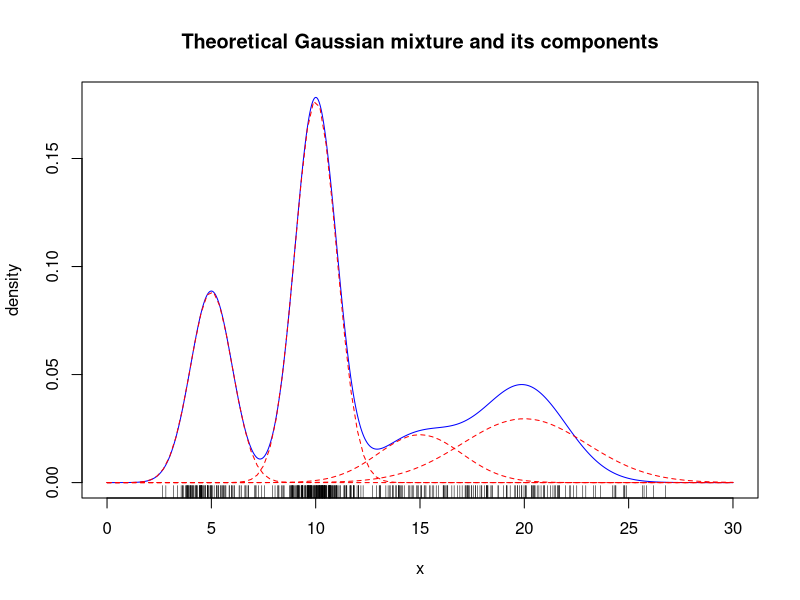
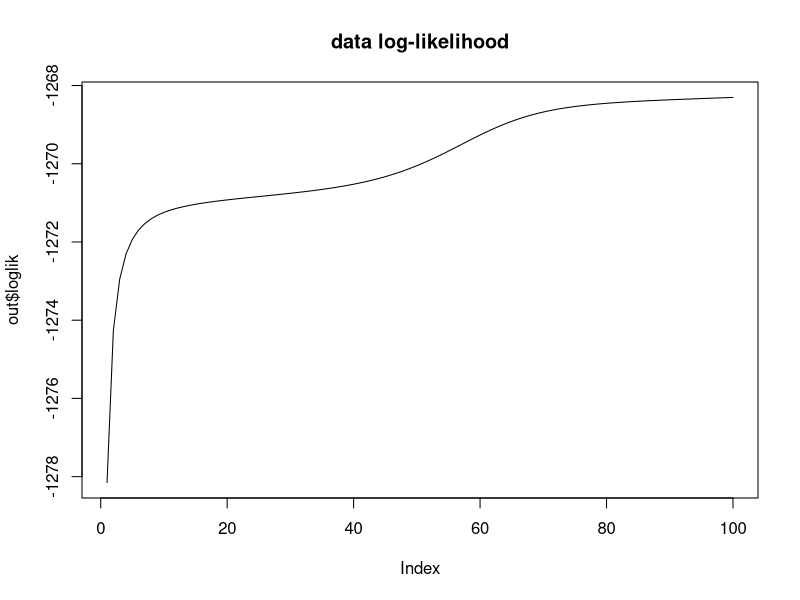
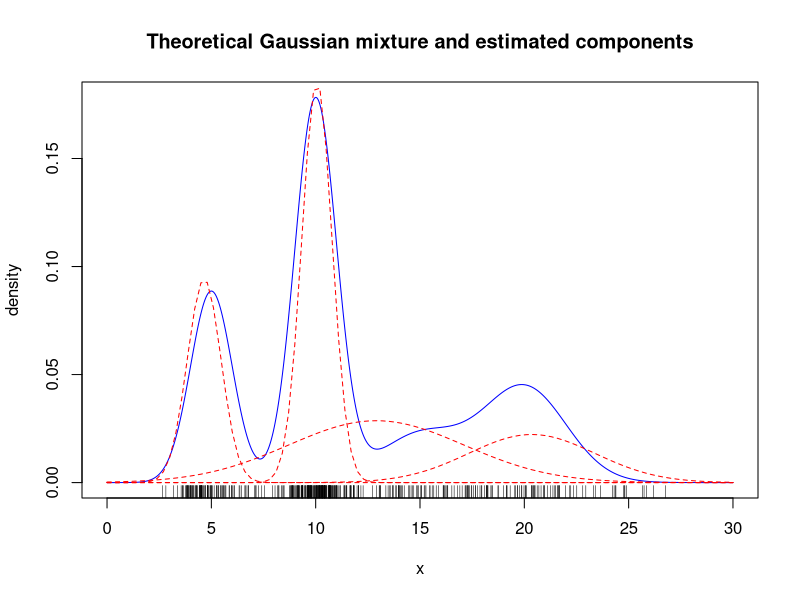
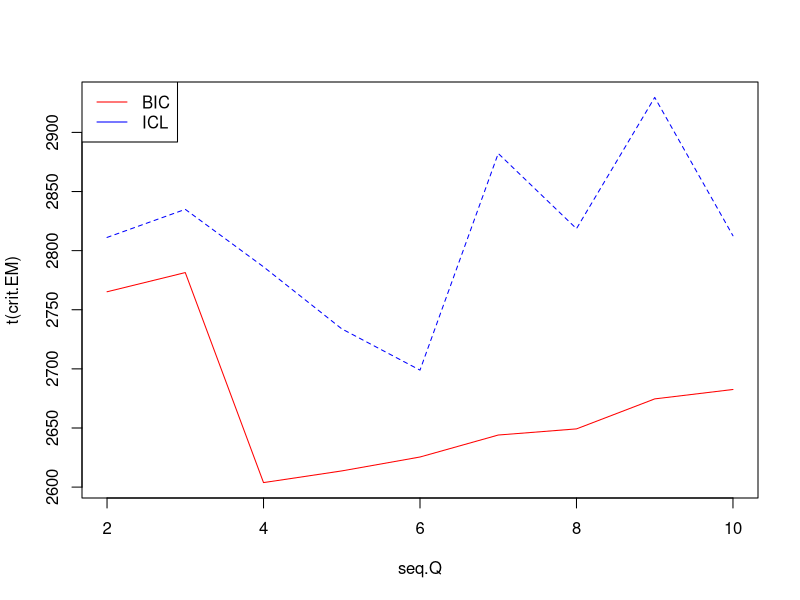
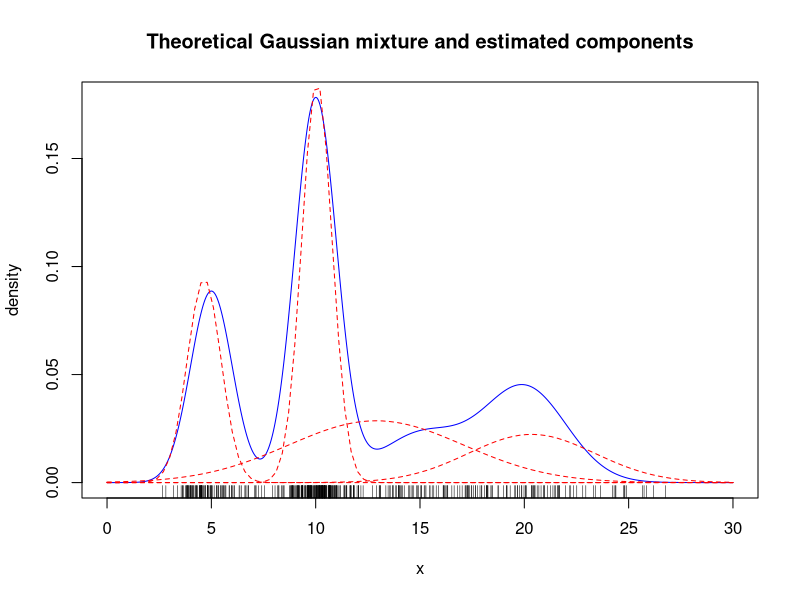

Reproduce these figures in R, in order.
## ---- chunk 1
knitr::opts_chunk$set(echo = TRUE, message = FALSE, warning = FALSE, cache = FALSE)
set.seed(1234)
## ---- chunk 2
get.cloglik <- function(X, Z, alpha, mu, sigma) {
    n <- length(X); Q <- length(alpha)
    xs <- sweep(sweep(matrix(X,n,Q),2,mu,"-"),2,sigma,"/")
    return(sum(t(Z)*(log(alpha)-log (sigma)-.5*(log(2*pi)+t(xs)^2))))
}

EM.mixture <- function(X, Q, 
                       init.cl=kmeans(X,Q)$cl, max.iter=100, eps=1e-5) {
    ## INITIALIZATIONS
    n <- length(X)
    tau <- matrix(0,n,Q)
    tau[cbind(1:n,init.cl)] <- 1
    loglik  <- vector("numeric", max.iter)
    cloglik <- vector("numeric", max.iter)
    iter <- 0; cond <- FALSE

    while (!cond) {
        iter <- iter + 1
        ## M step
        alpha  <- colMeans(tau)
        mu     <- colMeans(tau * matrix(X,n,Q)) / alpha
        sigma  <- sqrt(colMeans(tau*sweep(matrix(X,n,Q),2,mu,"-")^2)/alpha)
        ## E step    
        prob <- sapply(1:Q, function(q) alpha[q]*dnorm(x,mu[q],sigma[q]))
        likelihoods <- rowSums(prob)
        tau <-  prob / likelihoods 
        Z <- 1*(tau >= .5)
        ## check consistency
        loglik[iter]  <- sum(log(likelihoods))
        cloglik[iter] <- get.cloglik(X, Z, alpha, mu, sigma)
        if (iter > 1) 
            cond <- (iter>=max.iter) | abs(cloglik[iter]-cloglik[iter-1]) < eps        
    }

    return(list(alpha = alpha , 
                mu    = mu    , 
                sigma = sigma, 
                tau   = tau   ,
                cl    = apply(Z,1,which.max),
                cloglik = cloglik[1:iter],
                loglik  = loglik[1:iter]))
}
## ---- chunk 3
mu1 <- 5   ; sigma1 <- 1; n1 <- 100
mu2 <- 10  ; sigma2 <- 1; n2 <- 200
mu3 <- 15  ; sigma3 <- 2; n3 <- 50
mu4 <- 20  ; sigma4 <- 3; n4 <- 100
cl <- rep(1:4,c(n1,n2,n3,n4))
x <- c(rnorm(n1,mu1,sigma1),rnorm(n2,mu2,sigma2),
       rnorm(n3,mu3,sigma3),rnorm(n4,mu4,sigma4))
n <- length(x)

## we randomize the class ordering
rnd <- sample(1:n)
cl <- cl[rnd]
x  <- x[rnd]

alpha <- c(n1,n2,n3,n4)/n

curve(alpha[1]*dnorm(x,mu1,sigma1) +
      alpha[2]*dnorm(x,mu2,sigma2) +
      alpha[3]*dnorm(x,mu3,sigma3) +
      alpha[4]*dnorm(x,mu4,sigma3), 
      col="blue", lty=1, from=0,to=30, n=1000,
      main="Theoretical Gaussian mixture and its components",
      xlab="x", ylab="density")
curve(alpha[1]*dnorm(x,mu1,sigma1), col="red", add=TRUE, lty=2)
curve(alpha[2]*dnorm(x,mu2,sigma2), col="red", add=TRUE, lty=2)
curve(alpha[3]*dnorm(x,mu3,sigma3), col="red", add=TRUE, lty=2)
curve(alpha[4]*dnorm(x,mu4,sigma4), col="red", add=TRUE, lty=2)
rug(x)
## ---- chunk 4
out <- EM.mixture(x, Q=4)
plot(out$loglik, main="data log-likelihood", type="l")

curve(alpha[1]*dnorm(x,mu1,sigma1) +
      alpha[2]*dnorm(x,mu2,sigma2) +
      alpha[3]*dnorm(x,mu3,sigma3) +
      alpha[4]*dnorm(x,mu4,sigma3), col="blue",
      lty=1, from=0,to=30, n=1000,
      main="Theoretical Gaussian mixture and estimated components",
      xlab="x", ylab="density")
curve(out$alpha[1]*dnorm(x,out$mu[1],out$sigma[1]), col="red", add=TRUE, lty=2)
curve(out$alpha[2]*dnorm(x,out$mu[2],out$sigma[2]), col="red", add=TRUE, lty=2)
curve(out$alpha[3]*dnorm(x,out$mu[3],out$sigma[3]), col="red", add=TRUE, lty=2)
curve(out$alpha[4]*dnorm(x,out$mu[4],out$sigma[4]), col="red", add=TRUE, lty=2)
rug(x)

## the confusion table gives rather good results
table(out$cl,cl)
## ---- chunk 5
seq.Q <- 2:10
crit.EM <- sapply(seq.Q, function(Q) {
    out <- EM.mixture(x, Q)
    df <- Q-1 + 2 * Q
    return(c(BIC = -2*tail(out$loglik,1)  + log(n)*df,
             ICL = -2*tail(out$cloglik,1) + log(n)*df ))
})
matplot(seq.Q, t(crit.EM), type="l", col=c("red", "blue"))
legend("topleft", c("BIC", "ICL"), col=c("red", "blue"),lty=1)

Q.hat <- seq.Q[which.min(crit.EM[1, ])]
out <- EM.mixture(x, Q=Q.hat)
par(mfrow=c(1,1))
curve(alpha[1]*dnorm(x,mu1,sigma1) +
      alpha[2]*dnorm(x,mu2,sigma2) +
      alpha[3]*dnorm(x,mu3,sigma3) +
      alpha[4]*dnorm(x,mu4,sigma3), col="blue", 
      lty=1, from=0,to=30, n=1000,
      main="Theoretical Gaussian mixture and estimated components",
      xlab="x", ylab="density")
for (q in 1:Q.hat) {
    curve(out$alpha[q]*dnorm(x,out$mu[q],out$sigma[q]), col="red", add=TRUE, lty=2)
}
rug(x)
